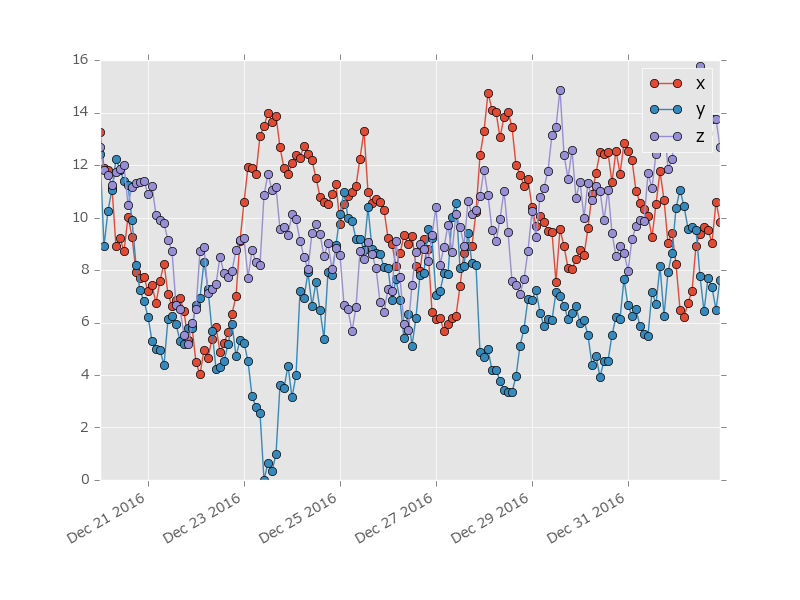

Reproduce this figure in Python.
import datetime as dt
import numpy as np
from utatane import as_command


@as_command
def render(plt):
    import matplotlib.dates as mdates

    ts = mdates.drange(dt.datetime(2016, 12, 20), dt.datetime(2017, 1, 2), dt.timedelta(hours=2))
    xs = np.random.normal(0, 1, ts.size).cumsum()
    ys = np.random.normal(0, 1, ts.size).cumsum()
    zs = np.random.normal(0, 1, ts.size).cumsum()
    bottom = min(xs.min(), ys.min(), zs.min())

    xs -= bottom
    ys -= bottom
    zs -= bottom

    plt.plot_date(ts, xs, "o-", label="x")
    plt.plot_date(ts, ys, "o-", label="y")
    plt.plot_date(ts, zs, "o-", label="z")

    plt.gcf().autofmt_xdate()
